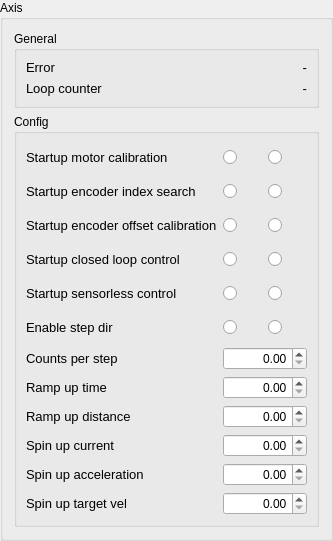
           <widget class="QGroupBox" name="groupBox_configAxis">
            <property name="title">
             <string>Axis</string>
            </property>
            <layout class="QGridLayout" name="gridLayout_8">
             <item row="0" column="0">
              <widget class="QGroupBox" name="groupBox">
               <property name="minimumSize">
                <size>
                 <width>200</width>
                 <height>0</height>
                </size>
               </property>
               <property name="maximumSize">
                <size>
                 <width>16777215</width>
                 <height>100</height>
                </size>
               </property>
               <property name="title">
                <string>General</string>
               </property>
               <layout class="QGridLayout" name="gridLayout_13">
                <item row="0" column="0">
                 <layout class="QGridLayout" name="gridLayout_11">
                  <item row="1" column="0">
                   <widget class="QLabel" name="label_loopCounter">
                    <property name="font">
                     <font>
                      <pointsize>10</pointsize>
                     </font>
                    </property>
                    <property name="text">
                     <string>Loop counter</string>
                    </property>
                   </widget>
                  </item>
                  <item row="0" column="2">
                   <widget class="QLabel" name="label_generalErrorValue_axis0">
                    <property name="font">
                     <font>
                      <pointsize>10</pointsize>
                     </font>
                    </property>
                    <property name="text">
                     <string>-</string>
                    </property>
                    <property name="alignment">
                     <set>Qt::AlignRight|Qt::AlignTrailing|Qt::AlignVCenter</set>
                    </property>
                   </widget>
                  </item>
                  <item row="1" column="2">
                   <widget class="QLabel" name="label_loopCounterValue_axis0">
                    <property name="font">
                     <font>
                      <pointsize>10</pointsize>
                     </font>
                    </property>
                    <property name="text">
                     <string>-</string>
                    </property>
                    <property name="alignment">
                     <set>Qt::AlignRight|Qt::AlignTrailing|Qt::AlignVCenter</set>
                    </property>
                   </widget>
                  </item>
                  <item row="0" column="0">
                   <widget class="QLabel" name="label_errorAxis0">
                    <property name="font">
                     <font>
                      <pointsize>10</pointsize>
                     </font>
                    </property>
                    <property name="text">
                     <string>Error</string>
                    </property>
                   </widget>
                  </item>
                 </layout>
                </item>
               </layout>
              </widget>
             </item>
             <item row="1" column="0" alignment="Qt::AlignTop">
              <widget class="QGroupBox" name="groupBox_axis_config">
               <property name="title">
                <string>Config</string>
               </property>
               <layout class="QGridLayout" name="gridLayout_9">
                <item row="0" column="0">
                 <layout class="QGridLayout" name="gridLayout_10">
                  <item row="5" column="1">
                   <layout class="QGridLayout" name="gridLayout_64">
                    <item row="0" column="0">
                     <widget class="QRadioButton" name="radioButton_enableStepDirTrue_axis0">
                      <property name="minimumSize">
                       <size>
                        <width>0</width>
                        <height>28</height>
                       </size>
                      </property>
                      <property name="text">
                       <string/>
                      </property>
                      <property name="icon">
                       <iconset>
                        <normaloff>Icons/True.jpg</normaloff>Icons/True.jpg</iconset>
                      </property>
                      <property name="iconSize">
                       <size>
                        <width>26</width>
                        <height>26</height>
                       </size>
                      </property>
                      <attribute name="buttonGroup">
                       <string notr="true">buttonGroup_4</string>
                      </attribute>
                     </widget>
                    </item>
                    <item row="0" column="1">
                     <widget class="QRadioButton" name="radioButton_enableStepDirFalse_axis0">
                      <property name="minimumSize">
                       <size>
                        <width>0</width>
                        <height>28</height>
                       </size>
                      </property>
                      <property name="text">
                       <string/>
                      </property>
                      <property name="icon">
                       <iconset>
                        <normaloff>Icons/False.jpg</normaloff>Icons/False.jpg</iconset>
                      </property>
                      <property name="iconSize">
                       <size>
                        <width>26</width>
                        <height>26</height>
                       </size>
                      </property>
                      <attribute name="buttonGroup">
                       <string notr="true">buttonGroup_4</string>
                      </attribute>
                     </widget>
                    </item>
                   </layout>
                  </item>
                  <item row="8" column="0">
                   <widget class="QLabel" name="label_rampUpDistance">
                    <property name="font">
                     <font>
                      <pointsize>10</pointsize>
                     </font>
                    </property>
                    <property name="text">
                     <string>Ramp up distance</string>
                    </property>
                   </widget>
                  </item>
                  <item row="1" column="0">
                   <widget class="QLabel" name="label_startupEncoderIndexSearch">
                    <property name="font">
                     <font>
                      <pointsize>10</pointsize>
                     </font>
                    </property>
                    <property name="text">
                     <string>Startup encoder index search</string>
                    </property>
                   </widget>
                  </item>
                  <item row="0" column="0">
                   <widget class="QLabel" name="label_startupMotorCalibrationAxis">
                    <property name="font">
                     <font>
                      <pointsize>10</pointsize>
                     </font>
                    </property>
                    <property name="text">
                     <string>Startup motor calibration</string>
                    </property>
                   </widget>
                  </item>
                  <item row="2" column="0">
                   <widget class="QLabel" name="label_startupEncoderOffsetCalibration">
                    <property name="font">
                     <font>
                      <pointsize>10</pointsize>
                     </font>
                    </property>
                    <property name="text">
                     <string>Startup encoder offset calibration</string>
                    </property>
                   </widget>
                  </item>
                  <item row="3" column="0">
                   <widget class="QLabel" name="label_startupEncoderLoopControl">
                    <property name="font">
                     <font>
                      <pointsize>10</pointsize>
                     </font>
                    </property>
                    <property name="text">
                     <string>Startup closed loop control</string>
                    </property>
                   </widget>
                  </item>
                  <item row="4" column="0">
                   <widget class="QLabel" name="label_startupSensorlessControl">
                    <property name="font">
                     <font>
                      <pointsize>10</pointsize>
                     </font>
                    </property>
                    <property name="text">
                     <string>Startup sensorless control</string>
                    </property>
                   </widget>
                  </item>
                  <item row="5" column="0">
                   <widget class="QLabel" name="label_enableStepDir">
                    <property name="font">
                     <font>
                      <pointsize>10</pointsize>
                     </font>
                    </property>
                    <property name="text">
                     <string>Enable step dir</string>
                    </property>
                   </widget>
                  </item>
                  <item row="7" column="0">
                   <widget class="QLabel" name="label_rampUpTime">
                    <property name="font">
                     <font>
                      <pointsize>10</pointsize>
                     </font>
                    </property>
                    <property name="text">
                     <string>Ramp up time</string>
                    </property>
                   </widget>
                  </item>
                  <item row="9" column="0">
                   <widget class="QLabel" name="label_spinUpCurrent">
                    <property name="font">
                     <font>
                      <pointsize>10</pointsize>
                     </font>
                    </property>
                    <property name="text">
                     <string>Spin up current</string>
                    </property>
                   </widget>
                  </item>
                  <item row="6" column="0">
                   <widget class="QLabel" name="label_countPerStep">
                    <property name="font">
                     <font>
                      <pointsize>10</pointsize>
                     </font>
                    </property>
                    <property name="text">
                     <string>Counts per step</string>
                    </property>
                   </widget>
                  </item>
                  <item row="10" column="0">
                   <widget class="QLabel" name="label_spinUpAcceleration">
                    <property name="font">
                     <font>
                      <pointsize>10</pointsize>
                     </font>
                    </property>
                    <property name="text">
                     <string>Spin up acceleration</string>
                    </property>
                   </widget>
                  </item>
                  <item row="7" column="1">
                   <widget class="QDoubleSpinBox" name="doubleSpinBox_rampUpTimeValue_axis0">
                    <property name="alignment">
                     <set>Qt::AlignRight|Qt::AlignTrailing|Qt::AlignVCenter</set>
                    </property>
                    <property name="maximum">
                     <double>1000000.000000000000000</double>
                    </property>
                   </widget>
                  </item>
                  <item row="11" column="0">
                   <widget class="QLabel" name="label_spinUpTargetVel">
                    <property name="font">
                     <font>
                      <pointsize>10</pointsize>
                     </font>
                    </property>
                    <property name="text">
                     <string>Spin up target vel</string>
                    </property>
                   </widget>
                  </item>
                  <item row="2" column="1">
                   <layout class="QGridLayout" name="gridLayout_65">
                    <item row="0" column="0">
                     <widget class="QRadioButton" name="radioButton_startupEncoderOffsetCalibrationTrue_axis0">
                      <property name="minimumSize">
                       <size>
                        <width>0</width>
                        <height>28</height>
                       </size>
                      </property>
                      <property name="text">
                       <string/>
                      </property>
                      <property name="icon">
                       <iconset>
                        <normaloff>Icons/True.jpg</normaloff>Icons/True.jpg</iconset>
                      </property>
                      <property name="iconSize">
                       <size>
                        <width>26</width>
                        <height>26</height>
                       </size>
                      </property>
                      <attribute name="buttonGroup">
                       <string notr="true">buttonGroup_5</string>
                      </attribute>
                     </widget>
                    </item>
                    <item row="0" column="1">
                     <widget class="QRadioButton" name="radioButton_startupEncoderOffsetCalibrationFalse_axis0">
                      <property name="minimumSize">
                       <size>
                        <width>0</width>
                        <height>28</height>
                       </size>
                      </property>
                      <property name="text">
                       <string/>
                      </property>
                      <property name="icon">
                       <iconset>
                        <normaloff>Icons/False.jpg</normaloff>Icons/False.jpg</iconset>
                      </property>
                      <property name="iconSize">
                       <size>
                        <width>26</width>
                        <height>26</height>
                       </size>
                      </property>
                      <attribute name="buttonGroup">
                       <string notr="true">buttonGroup_5</string>
                      </attribute>
                     </widget>
                    </item>
                   </layout>
                  </item>
                  <item row="4" column="1">
                   <layout class="QGridLayout" name="gridLayout_66">
                    <item row="0" column="0">
                     <widget class="QRadioButton" name="radioButton_startupSensorlessControlTrue_axis0">
                      <property name="minimumSize">
                       <size>
                        <width>0</width>
                        <height>28</height>
                       </size>
                      </property>
                      <property name="text">
                       <string/>
                      </property>
                      <property name="icon">
                       <iconset>
                        <normaloff>Icons/True.jpg</normaloff>Icons/True.jpg</iconset>
                      </property>
                      <property name="iconSize">
                       <size>
                        <width>26</width>
                        <height>26</height>
                       </size>
                      </property>
                      <attribute name="buttonGroup">
                       <string notr="true">buttonGroup_6</string>
                      </attribute>
                     </widget>
                    </item>
                    <item row="0" column="1">
                     <widget class="QRadioButton" name="radioButton_startupSensorlessControlFalse_axis0">
                      <property name="minimumSize">
                       <size>
                        <width>0</width>
                        <height>28</height>
                       </size>
                      </property>
                      <property name="text">
                       <string/>
                      </property>
                      <property name="icon">
                       <iconset>
                        <normaloff>Icons/False.jpg</normaloff>Icons/False.jpg</iconset>
                      </property>
                      <property name="iconSize">
                       <size>
                        <width>26</width>
                        <height>26</height>
                       </size>
                      </property>
                      <attribute name="buttonGroup">
                       <string notr="true">buttonGroup_6</string>
                      </attribute>
                     </widget>
                    </item>
                   </layout>
                  </item>
                  <item row="3" column="1">
                   <layout class="QGridLayout" name="gridLayout_67">
                    <item row="0" column="0">
                     <widget class="QRadioButton" name="radioButton_startupLoopControlTrue_axis0">
                      <property name="minimumSize">
                       <size>
                        <width>0</width>
                        <height>28</height>
                       </size>
                      </property>
                      <property name="text">
                       <string/>
                      </property>
                      <property name="icon">
                       <iconset>
                        <normaloff>Icons/True.jpg</normaloff>Icons/True.jpg</iconset>
                      </property>
                      <property name="iconSize">
                       <size>
                        <width>26</width>
                        <height>26</height>
                       </size>
                      </property>
                      <attribute name="buttonGroup">
                       <string notr="true">buttonGroup_7</string>
                      </attribute>
                     </widget>
                    </item>
                    <item row="0" column="1">
                     <widget class="QRadioButton" name="radioButton_startupLoopControlFalse_axis0">
                      <property name="minimumSize">
                       <size>
                        <width>0</width>
                        <height>28</height>
                       </size>
                      </property>
                      <property name="text">
                       <string/>
                      </property>
                      <property name="icon">
                       <iconset>
                        <normaloff>Icons/False.jpg</normaloff>Icons/False.jpg</iconset>
                      </property>
                      <property name="iconSize">
                       <size>
                        <width>26</width>
                        <height>26</height>
                       </size>
                      </property>
                      <attribute name="buttonGroup">
                       <string notr="true">buttonGroup_7</string>
                      </attribute>
                     </widget>
                    </item>
                   </layout>
                  </item>
                  <item row="0" column="1">
                   <layout class="QGridLayout" name="gridLayout_68">
                    <item row="0" column="0">
                     <widget class="QRadioButton" name="radioButton_startupMotorCalibrationTrue_axis0">
                      <property name="minimumSize">
                       <size>
                        <width>0</width>
                        <height>28</height>
                       </size>
                      </property>
                      <property name="text">
                       <string/>
                      </property>
                      <property name="icon">
                       <iconset>
                        <normaloff>Icons/True.jpg</normaloff>Icons/True.jpg</iconset>
                      </property>
                      <property name="iconSize">
                       <size>
                        <width>26</width>
                        <height>26</height>
                       </size>
                      </property>
                      <attribute name="buttonGroup">
                       <string notr="true">buttonGroup_8</string>
                      </attribute>
                     </widget>
                    </item>
                    <item row="0" column="1">
                     <widget class="QRadioButton" name="radioButton_startupMotorCalibrationFalse_axis0">
                      <property name="minimumSize">
                       <size>
                        <width>0</width>
                        <height>28</height>
                       </size>
                      </property>
                      <property name="text">
                       <string/>
                      </property>
                      <property name="icon">
                       <iconset>
                        <normaloff>Icons/False.jpg</normaloff>Icons/False.jpg</iconset>
                      </property>
                      <property name="iconSize">
                       <size>
                        <width>26</width>
                        <height>26</height>
                       </size>
                      </property>
                      <attribute name="buttonGroup">
                       <string notr="true">buttonGroup_8</string>
                      </attribute>
                     </widget>
                    </item>
                   </layout>
                  </item>
                  <item row="1" column="1">
                   <layout class="QGridLayout" name="gridLayout_69">
                    <item row="0" column="0">
                     <widget class="QRadioButton" name="radioButton_startupEncoderIndexSearchTrue_axis0">
                      <property name="minimumSize">
                       <size>
                        <width>0</width>
                        <height>28</height>
                       </size>
                      </property>
                      <property name="text">
                       <string/>
                      </property>
                      <property name="icon">
                       <iconset>
                        <normaloff>Icons/True.jpg</normaloff>Icons/True.jpg</iconset>
                      </property>
                      <property name="iconSize">
                       <size>
                        <width>26</width>
                        <height>26</height>
                       </size>
                      </property>
                      <attribute name="buttonGroup">
                       <string notr="true">buttonGroup_9</string>
                      </attribute>
                     </widget>
                    </item>
                    <item row="0" column="1">
                     <widget class="QRadioButton" name="radioButton_startupEncoderIndexSearchFalse_axis0">
                      <property name="minimumSize">
                       <size>
                        <width>0</width>
                        <height>28</height>
                       </size>
                      </property>
                      <property name="text">
                       <string/>
                      </property>
                      <property name="icon">
                       <iconset>
                        <normaloff>Icons/False.jpg</normaloff>Icons/False.jpg</iconset>
                      </property>
                      <property name="iconSize">
                       <size>
                        <width>26</width>
                        <height>26</height>
                       </size>
                      </property>
                      <attribute name="buttonGroup">
                       <string notr="true">buttonGroup_9</string>
                      </attribute>
                     </widget>
                    </item>
                   </layout>
                  </item>
                  <item row="6" column="1">
                   <widget class="QDoubleSpinBox" name="doubleSpinBox_countPerStepValue_axis0">
                    <property name="alignment">
                     <set>Qt::AlignRight|Qt::AlignTrailing|Qt::AlignVCenter</set>
                    </property>
                    <property name="maximum">
                     <double>1000000.000000000000000</double>
                    </property>
                   </widget>
                  </item>
                  <item row="9" column="1">
                   <widget class="QDoubleSpinBox" name="doubleSpinBox_spinUpCurrentValue_axis0">
                    <property name="alignment">
                     <set>Qt::AlignRight|Qt::AlignTrailing|Qt::AlignVCenter</set>
                    </property>
                    <property name="maximum">
                     <double>1000000.000000000000000</double>
                    </property>
                   </widget>
                  </item>
                  <item row="10" column="1">
                   <widget class="QDoubleSpinBox" name="doubleSpinBox_spinUpAccelerationValue_axis0">
                    <property name="alignment">
                     <set>Qt::AlignRight|Qt::AlignTrailing|Qt::AlignVCenter</set>
                    </property>
                    <property name="maximum">
                     <double>1000000.000000000000000</double>
                    </property>
                   </widget>
                  </item>
                  <item row="8" column="1">
                   <widget class="QDoubleSpinBox" name="doubleSpinBox_rampUpDistanceValue_axis0">
                    <property name="alignment">
                     <set>Qt::AlignRight|Qt::AlignTrailing|Qt::AlignVCenter</set>
                    </property>
                    <property name="maximum">
                     <double>1000000.000000000000000</double>
                    </property>
                   </widget>
                  </item>
                  <item row="11" column="1">
                   <widget class="QDoubleSpinBox" name="doubleSpinBox_spinUpTargetVelValue_axis0">
                    <property name="alignment">
                     <set>Qt::AlignRight|Qt::AlignTrailing|Qt::AlignVCenter</set>
                    </property>
                    <property name="maximum">
                     <double>1000000.000000000000000</double>
                    </property>
                   </widget>
                  </item>
                 </layout>
                </item>
               </layout>
              </widget>
             </item>
            </layout>
           </widget>
